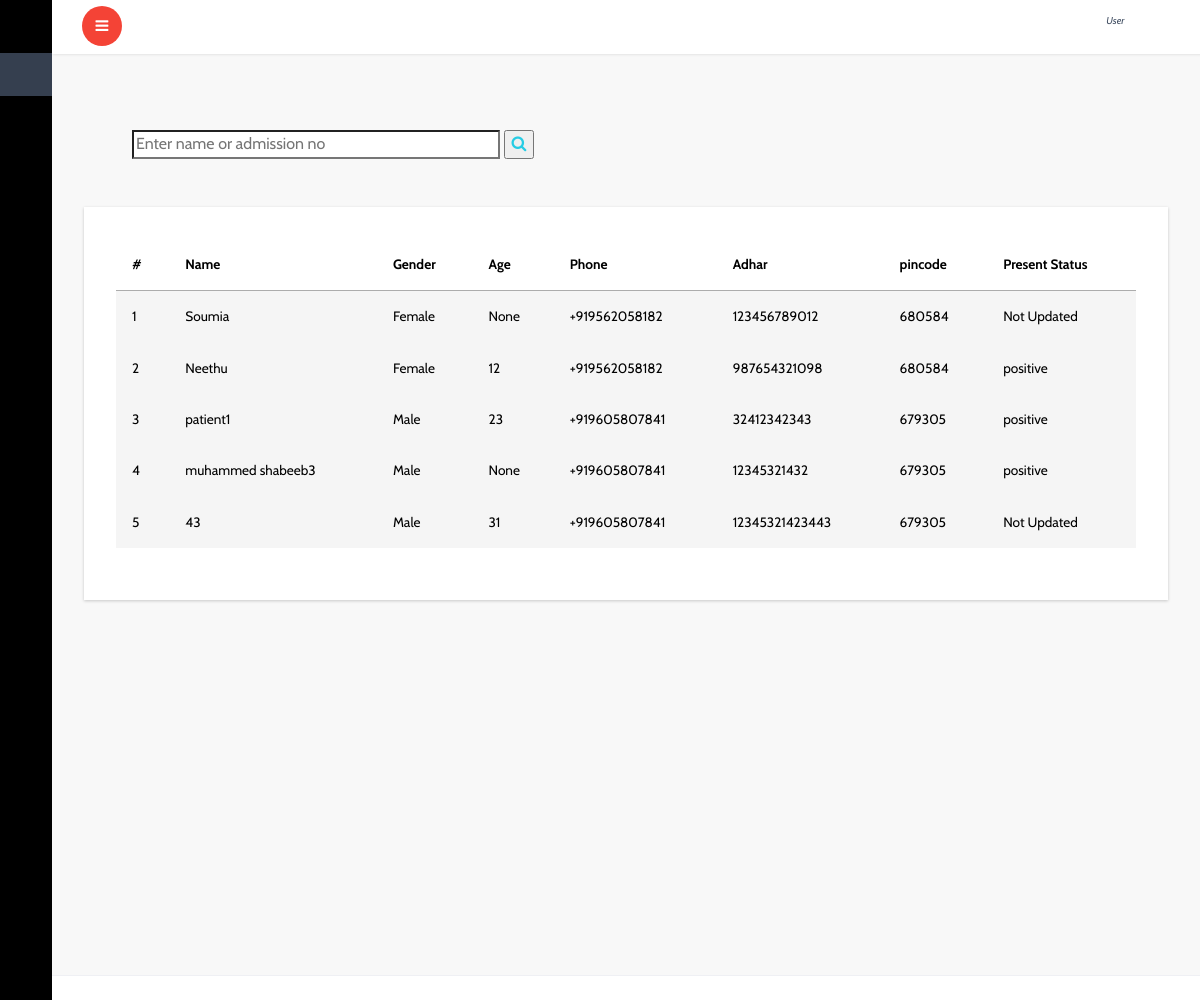
/center/patient_list/, run on the app's committed database.
### center/models.py (models this page shows, shortened)
class Patient(models.Model):
    user=models.ForeignKey(User,on_delete=models.CASCADE,blank=True,null=True)
    center=models.ForeignKey(Center,on_delete=models.CASCADE,blank=True,null=True)
    lab=models.ForeignKey(Lab,on_delete=models.CASCADE,blank=True,null=True)
    home=models.ForeignKey(Home,on_delete=models.CASCADE,blank=True,null=True)
    patient=models.ForeignKey(Patient_Register,on_delete=models.CASCADE,blank=True,null=True)
    name=models.CharField(max_length=50)
    email=models.EmailField(blank=True,null=True)
    adhar=models.PositiveIntegerField(unique=True,blank=True,null=True)
    age=models.PositiveIntegerField(blank=True,null=True)
    gender=models.CharField(max_length=20,choices=GENDER_CHOICES,blank=True,null=True)
    phone=PhoneNumberField(blank=True,null=True)
    house_name=models.CharField(max_length=40,blank=True,null=True)
    place=models.CharField(max_length=70,blank=True,null=True)
    authority_type=models.CharField(max_length=30,choices=authority_types,blank=True,null=True)
    authority_name=models.CharField(max_length=100,blank=True,null=True)
    ward_no=models.PositiveIntegerField(blank=True,null=True)
    village=models.CharField(max_length=50,blank=True,null=True)
    district=models.CharField(max_length=50,default=Thrissur)
    pincode=models.PositiveIntegerField(blank=True,null=True)
    patient_hos_id=models.PositiveIntegerField(blank=True,null=True)
    test_id=models.PositiveIntegerField(blank=True,null=True)
    test_date=models.DateField(auto_now_add=True,blank=True,null=True)
    test_name=models.CharField(max_length=50,choices=test_names,default=rtpcr)
    patient_status=models.CharField(max_length=30,choices=patient_present_status,blank=True,null=True)
    created_date=models.DateField(auto_now_add=True)

### center/views.py (the view)
# urls.py: path('patient_list/',views.patient_list,name='patient_list'),
def patient_list(request):
    p=Patient.objects.all()
    return render(request,'hos/patient_list.html',{'list':p})

### templates/hos/patient_list.html (shortened to what this page needs)
{% extends 'dashboard/index.html' %}
{% block content %}
			<div id="page-wrapper">
				<div class="graphs">
                    <form action="{% url 'search_patients' %}" method="get" style="margin:3em; max-width:800px">
						<input type="search" placeholder="Enter name or admission no " name="query" id='search-text-input' style="width: 23em;">
						<button sty><i class="fa fa-search" aria-hidden="true"></i></button>
					</form>
					 <div class="xs tabls">
						<div class="bs-example4" data-example-id="contextual-table">
                            <table class="table">
                                <thead>
                                  <tr>
                                    <th>#</th>
                                    <th>Name</th>
                                    <th>Gender</th>
                                    <th>Age</th>
                                     <th>Phone</th>
                                     <th>Adhar</th>
                                     <th>pincode</th>
                                    <th>Present Status</th>
                                  </tr>
                                </thead>
                                <tbody>
                                  {% if list %}
                                    {% for l in list %}
                                  <tr class="active">
                                      <td class="serial">{{ forloop.counter }}</td>
                                      <td>{{l.name}}</td>
                                      <td>{{l.gender}}</td>
                                      <td>{{l.age}}</td>
                                      <td>{{l.phone}}</td>
                                      <td>{{l.adhar}}</td>
                                      <td>{{l.pincode}}</td>
                                      {% if l.patient_status == None %}
                                        <td>Not Updated</td>
                                        {% else %}
                                        <td>{{l.patient_status}}</td>
                                        {% endif %}
                                </tr>
                                  {% endfor %}
                                  </tbody>
                                  {% else %}
                                  <br>
                                  <h2>No List Added</h2>
                                  {% endif %}
                              </table>
					   </div>
						</div>
						</div>
					</div>
		{% endblock %}

### data on the page
Patient: name "Soumia", gender "Female", age "None", phone "+919562058182", adhar "123456789012", pincode "680584", shows "Not Updated"
Patient: name "Neethu", gender "Female", age "12", phone "+919562058182", adhar "987654321098", pincode "680584", patient_status "positive"
Patient: name "patient1", gender "Male", age "23", phone "+919605807841", adhar "32412342343", pincode "679305", patient_status "positive"
Patient: name "muhammed shabeeb3", gender "Male", age "None", phone "+919605807841", adhar "12345321432", pincode "679305", patient_status "positive"
Patient: name "43", gender "Male", age "31", phone "+919605807841", adhar "12345321423443", pincode "679305", shows "Not Updated"
